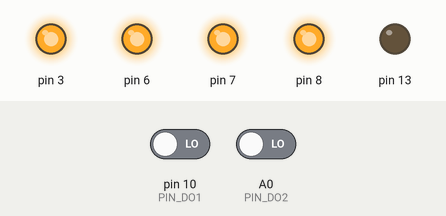
A sketch run on a simulated Arduino Nano, built with avr-gcc and run on an emulated ATmega328P. Shown: output pins drawn as LEDs (lit = HIGH). The inputs (shaded band) are chosen by the test bench; at power-on: pin 10 (PIN_DO1) LOW, A0 (PIN_DO2) LOW. What the sketch prints to the serial monitor is not drawn.

Above: at 0.1 s.
Timing chart, 0 to 1.6 s (numbered marks = the images above):
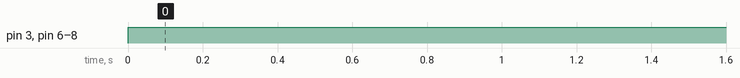

The sketch:

TEST_CHAY_TRONG_HAM.ino
```cpp
#include <Arduino.h>
#include <Wire.h>
#include <SoftwareSerial.h>
#include "kmotor.h"
#include "stdlib.h"
#include "stdio.h"
using namespace std;

//KHAI BAO DO LINE

int F[20];


//ENCODER INIT
float rpm1;
float rpm2;


#define PIN_DO1 10
#define PIN_DO2 A0


volatile unsigned int pulses1;

volatile unsigned int pulses2;

unsigned long timeOld1;
unsigned long timeOld2;


#define HOLES_DISC 20


kmotor _kmotor(true);
void setup() {
  Serial.begin(9600);
  _kmotor.cauhinh();

  //doline 1
  pinMode(A7, INPUT);
  pinMode(A4, INPUT);
  pinMode(A5, INPUT);
  pinMode(A6, INPUT);

  //doline2
  pinMode(A0, INPUT);
  pinMode(A1, INPUT);
  pinMode(A2, INPUT);
  pinMode(A3, INPUT);

  init1();

    pinMode(13, OUTPUT);


  pinMode(PIN_DO1, INPUT);
  pinMode(PIN_DO2, INPUT);
  pulses1 = 0;
  pulses2 = 0;

  attachInterrupt(digitalPinToInterrupt(PIN_DO1), counter1, FALLING);
  attachInterrupt(digitalPinToInterrupt(PIN_DO2), counter2, FALLING);


}

// ENCODE COUNTER for not miss some disc
void counter1()
{
  pulses1++;
}

void counter2()
{
  pulses2++;
}


void init1() {
  //F[0] = 860; F[1] = 795; F[2] = 680; F[3] = 705; F[4] = 830; F[5] = 745; F[6] = 738; F[7] = 663;

}

int soCamBien = 0;
void check() {


  if (analogRead(A0) > F[0])
    soCamBien++;
  if (analogRead(A1) > F[1])
    soCamBien++;
  if (analogRead(A2) > F[2])
    soCamBien++;
  if (analogRead(A3) > F[3])
    soCamBien++;
  if (analogRead(A4) > F[4])
    soCamBien++;
  if (analogRead(A5) > F[5])
    soCamBien++;
  if (analogRead(A6) > F[6])
    soCamBien++;
  if (analogRead(A7) > F[7])
    soCamBien++;

}

int changDuong = 0;

int time_now = 0;

int demSoLo1 = 0;

int demSoLo2 = 0;

int item1 = 0;

int item2 = 0;

int oldItem1 = 0;

int oldItem2 = 0;

void XuLySoLo1() {
  if (millis() - timeOld1 >= 0)
  {
    detachInterrupt(digitalPinToInterrupt(PIN_DO1));
    rpm1 = (pulses1 * 60) / (HOLES_DISC);

    item1 = digitalRead(PIN_DO1);

    if (item1 != oldItem1  ) {
      demSoLo1 ++;
      oldItem1 = item1;
    }


    timeOld1 = millis();

    attachInterrupt(digitalPinToInterrupt(PIN_DO1), counter1, FALLING);
  }
}

void XuLySoLo2() {
  if (millis() - timeOld2 >= 0)
  {
    detachInterrupt(digitalPinToInterrupt(PIN_DO2));
    rpm2 = (pulses2 * 60) / (HOLES_DISC);

    item2 = digitalRead(PIN_DO2);

    if (item2 != oldItem2  ) {
      demSoLo2 ++;
      oldItem2 = item2;
    }


    timeOld2 = millis();

    attachInterrupt(digitalPinToInterrupt(PIN_DO2), counter2, FALLING);
  }
}

int dolech = 16;
int stepp = 0;
bool isEnd = false, isStop = false;

void loop() {
  XuLySoLo1();
  XuLySoLo2();
  if (isEnd) {
    if (isStop) {
      _kmotor.tien(0,0);
      _kmotor.tien(1,0);
      return;
    }
    _kmotor.tien(0,255);
    _kmotor.tien(1,255);
    if (demSoLo1 == 10) {
      isStop = true;
    }
    return;
  }
  if (demSoLo1 <= 46) {
    _kmotor.tien(0,255);
    _kmotor.tien(1,255);
  } else if (demSoLo1 <= 53){
    _kmotor.tien(0,255);
    _kmotor.tien(1,57);
  } else {
    _kmotor.tien(0,0);
    _kmotor.tien(1,0);
    stepp++;
    if (stepp<4) demSoLo1 = 0;
    else {
      isEnd = true;
      demSoLo1 = 0;
    }


  }
  Serial.println(demSoLo1/2);
  Serial.println(demSoLo2/2);
}


void tangtoc(int tocDoGiamBanhM1, int tocDoGiamBanhM2) {
   if(analogRead(A4) > F[4] && analogRead(A3) < F[3]){
    _kmotor.tien(0, 255);
    _kmotor.tien(1, 255-dolech+10);
  }


  if(analogRead(A4) < F[4] && analogRead(A3) > F[3]){
    _kmotor.tien(0, 255);
    _kmotor.tien(1, 255 -dolech-10);
  }


  if(analogRead(A4) > F[4] && analogRead(A3) > F[3]){
    _kmotor.tien(0, 255);
    _kmotor.tien(1, 255-dolech);

  }

  if(analogRead(A4) > F[4] && analogRead(A7) > F[7]){
    _kmotor.tien(0, 10);
    _kmotor.tien(1, 255);
  }

  if(analogRead(A3) > F[3] && analogRead(A2) > F[2]){
    _kmotor.tien(0, 255);
    _kmotor.tien(1, 10);
  }


  if(analogRead(A1) > F[1] && analogRead(A2) > F[2]){
    _kmotor.tien(0, 255);
    _kmotor.tien(1, 230);
  }

    if(analogRead(A6) > F[6] && analogRead(A7) > F[7]){
    _kmotor.tien(0, 230);
    _kmotor.tien(1, 255-dolech+dolech);
  }

    if(analogRead(A6) > F[6] && analogRead(A5) > F[5]){
    _kmotor.tien(0, 50);
    _kmotor.tien(1, 255-dolech+dolech);
  }


    if(analogRead(A1) > F[1] && analogRead(A0) > F[0]){
    _kmotor.tien(0, 255);
    _kmotor.tien(1, 50);

  }
}
```

Measured:
- by itself, pin 3, pin 6–8: LOW → HIGH at 0.00 s
